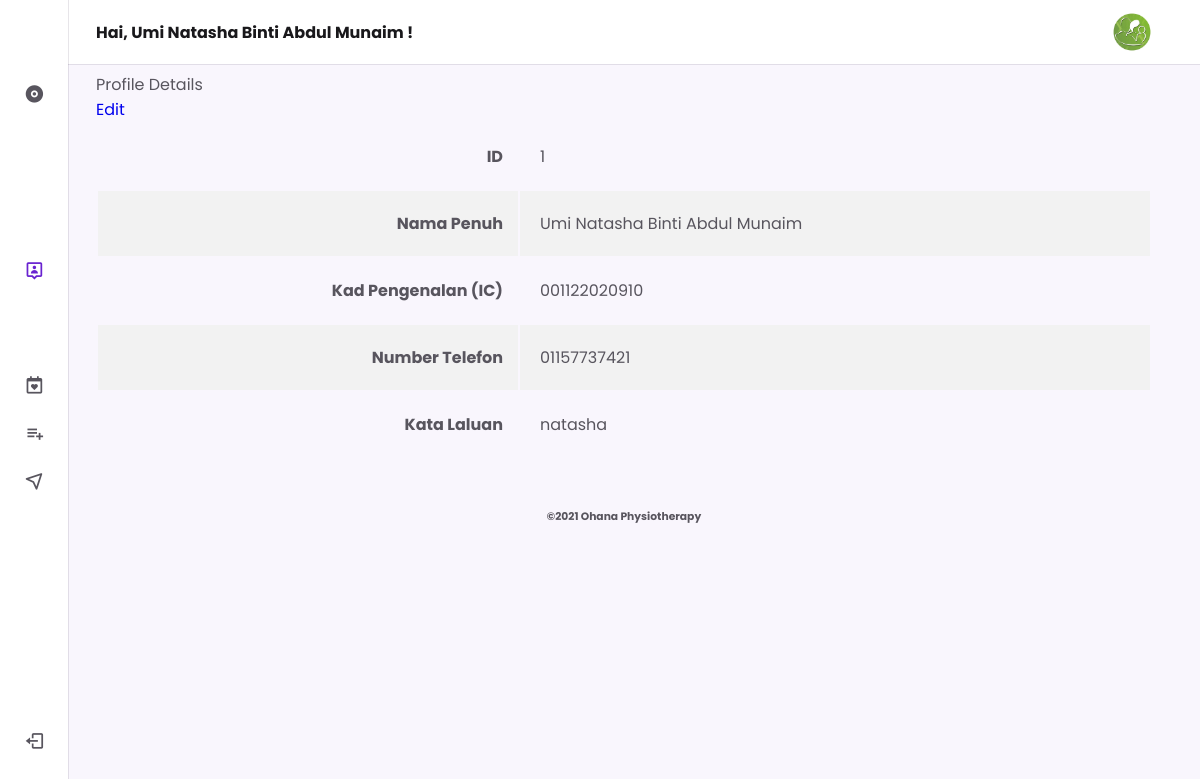
The app's page /patient/profile.php (signed in) with its own data.
### tables this page shows
CREATE TABLE `tblpatient` (
  `id_patient` int(11) NOT NULL,
  `email` varchar(50) NOT NULL,
  `phone` varchar(50) NOT NULL,
  `address` varchar(150) NOT NULL,
  `gender` varchar(50) NOT NULL,
  `name` varchar(150) NOT NULL,
  `ic` varchar(50) NOT NULL,
  `password` varchar(50) NOT NULL,
  `create_datetime` datetime NOT NULL
);

### patient/profile.php (the view, shortened to what this page needs)
<?php
include('connection.php');
$id_patient=$_SESSION['id_patient'];
$sql = "SELECT * FROM tblpatient WHERE id_patient='$id_patient'";
$result = mysqli_query($conn, $sql);
?>
<!DOCTYPE html>
    <html lang="en">
    <head>
        <link rel="stylesheet" href="https://cdn.jsdelivr.net/npm/boxicons@latest/css/boxicons.min.css">
        <link rel="stylesheet" href="assets/css/styles.css">
    </head>
    <body>
		<?php
			if(mysqli_num_rows($result) > 0)
			{
			while($row = mysqli_fetch_assoc($result))
			{
		?>
        <header class="header">
            <div class="header__container">
                <img src="assets/img/4.jpg" alt="" class="header__img">
                <a href="#" class="header__logo"><strong>Hai, <?php echo $row['name'] ?></b> !</strong></a>
            </div>
        </header>
        <div class="nav" id="navbar">
            <nav class="nav__container">
                <div>
                    <a href="#" class="nav__link nav__logo">
                        <i class='bx bxs-disc nav__icon' ></i>
                    </a>
                    <div class="nav__list">
                        <div class="nav__items">
							<a href="profile.php" class="nav__link active">
								<i class='bx bx-user-pin nav__icon' ></i>
							</a>
						</div>
                        <div class="nav__items">
							<div class="nav__dropdown">
                                <a href="#" class="nav__link">
                                    <i class='bx bx-calendar-heart nav__icon' ></i>
                                </a>
                            </div>
							<div class="nav__dropdown">
                                <a href="#" class="nav__link">
                                    <i class='bx bx-list-plus nav__icon' ></i>
                                </a>
                            </div>
							<div class="nav__dropdown">
                                <a href="#" class="nav__link">
                                    <i class='bx bx-navigation nav__icon' ></i>
                                </a>
                            </div>
                        </div>
                    </div>
                </div>
                <a href="../logout.php" class="nav__link nav__logout">
                    <i class='bx bx-log-out nav__icon' ></i>
                </a>
            </nav>
        </div>
        <main>
            <div class="card">
				<div class="card-header">
					<div class="row">
						<div class="col-md-10">
							Profile Details
						</div>
						<div class="col-md-10 text-right">
							<a href="edit.php?id=<?php echo $row["id_patient"]; ?>" class="btn btn-secondary btn-sm" onClick="return confirm('Do you really want to update?');">Edit</a>
						</div>
					</div>
				</div>
				<div class="card-body">
					<table class="table table-striped">
						<tr>
							<th class="text-right" width="40%">ID</th>
							<td>1</td>
						</tr>
						<tr>
							<th class="text-right" width="40%">Nama Penuh</th>
							<td><?php echo $row['name']; ?></td>
						</tr>
						<tr>
							<th class="text-right" width="40%">Kad Pengenalan (IC)</th>
							<td><?php echo $row["ic"]; ?></td>
						</tr>
						<tr>
							<th class="text-right" width="40%">Number Telefon</th>
							<td><?php echo $row["phone"]; ?></td>
						</tr>
						<tr>
							<th class="text-right" width="40%">Kata Laluan</th>
							<td><?php echo $row["password"]; ?></td>
						</tr>
						<?php
							   }
							}
							else
							{
							   echo "0 results";
							}
						?>
					</table>
				</div>
			</div>
        </main>
		<br>
		<center>
		<footer class="container-fluid">
			<h6 class="text-center small">©2021 Ohana Physiotherapy</h6>
		</footer>
		</center>
    </body>
</html>

### patient/assets/css/styles.css (style rules this page uses)
:root { --header-height: 3.5rem; --nav-width: 219px; --first-color: #6923D0; --first-color-light: #F4F0FA; --title-color: #19181B; --text-color: #58555E; --text-color-light: #A5A1AA; --body-color: #F9F6FD; --container-color: #FFFFFF; --body-font: 'Poppins', sans-serif; --normal-font-size: .938rem; --small-font-size: .75rem; --smaller-font-size: .75rem; --font-medium: 500; --font-semi-bold: 600; --z-fixed: 100; }
@media screen and (min-width: 1024px) { :root { --normal-font-size: 1rem; --small-font-size: .875rem; --smaller-font-size: .813rem; } }
body { margin: var(--header-height) 0 0 0; padding: 1rem 1rem 0; font-family: var(--body-font); font-size: var(--normal-font-size); background-color: var(--body-color); color: var(--text-color); }
a { text-decoration: none; }
img { max-width: 100%; height: auto; }
.header { position: fixed; top: 0; left: 0; width: 100%; background-color: var(--container-color); box-shadow: 0 1px 0 rgba(22, 8, 43, 0.1); padding: 0 1rem; z-index: var(--z-fixed); }
.header__container { display: flex; align-items: center; height: var(--header-height); justify-content: space-between; }
.header__img { width: 35px; height: 35px; border-radius: 50%; }
.header__logo { color: var(--title-color); font-weight: var(--font-medium); display: none; }
.nav { position: fixed; top: 0; left: -100%; height: 100vh; padding: 1rem 1rem 0; background-color: var(--container-color); box-shadow: 1px 0 0 rgba(22, 8, 43, 0.1); z-index: var(--z-fixed); transition: .4s; }
.nav__container { height: 100%; display: flex; flex-direction: column; justify-content: space-between; padding-bottom: 3rem; overflow: auto; scrollbar-width: none; }
.nav__logo { font-weight: var(--font-semi-bold); margin-bottom: 2.5rem; }
.nav__list, .nav__items { display: grid; }
.nav__list { row-gap: 2.5rem; }
.nav__items { row-gap: 1.5rem; }
.nav__link { display: flex; align-items: center; color: var(--text-color); }
.nav__icon { font-size: 1.2rem; margin-right: .5rem; }
.nav__logout { margin-top: 5rem; }
.nav__dropdown { overflow: hidden; max-height: 21px; transition: .4s ease-in-out; }
.active { color: var(--first-color); }
@media screen and (min-width: 768px) { body { padding: 1rem 3rem 0 6rem; } }
@media screen and (min-width: 768px) { .header { padding: 0 3rem 0 6rem; } }
@media screen and (min-width: 768px) { .header__container { height: calc(var(--header-height) + .5rem); } }
@media screen and (min-width: 768px) { .header__logo { display: block; } }
@media screen and (min-width: 768px) { .header__img { width: 40px; height: 40px; order: 1; } }
@media screen and (min-width: 768px) { .nav { left: 0; padding: 1.2rem 1.5rem 0; width: 68px; } }
@media screen and (min-width: 768px) { .nav__items { row-gap: 1.7rem; } }
@media screen and (min-width: 768px) { .nav__icon { font-size: 1.3rem; } }

### patient/profile.php (style rules this page uses)
table { border-collapse: center; width: 100%; }
th { text-align: right; padding: 15px; }
td { text-align: left; padding: 20px; }
tr:nth-child(even) { background-color: #f2f2f2; }

### records on screen
tblpatient: name "Umi Natasha Binti Abdul Munaim", ic "001122020910", phone "01157737421", password "natasha"
